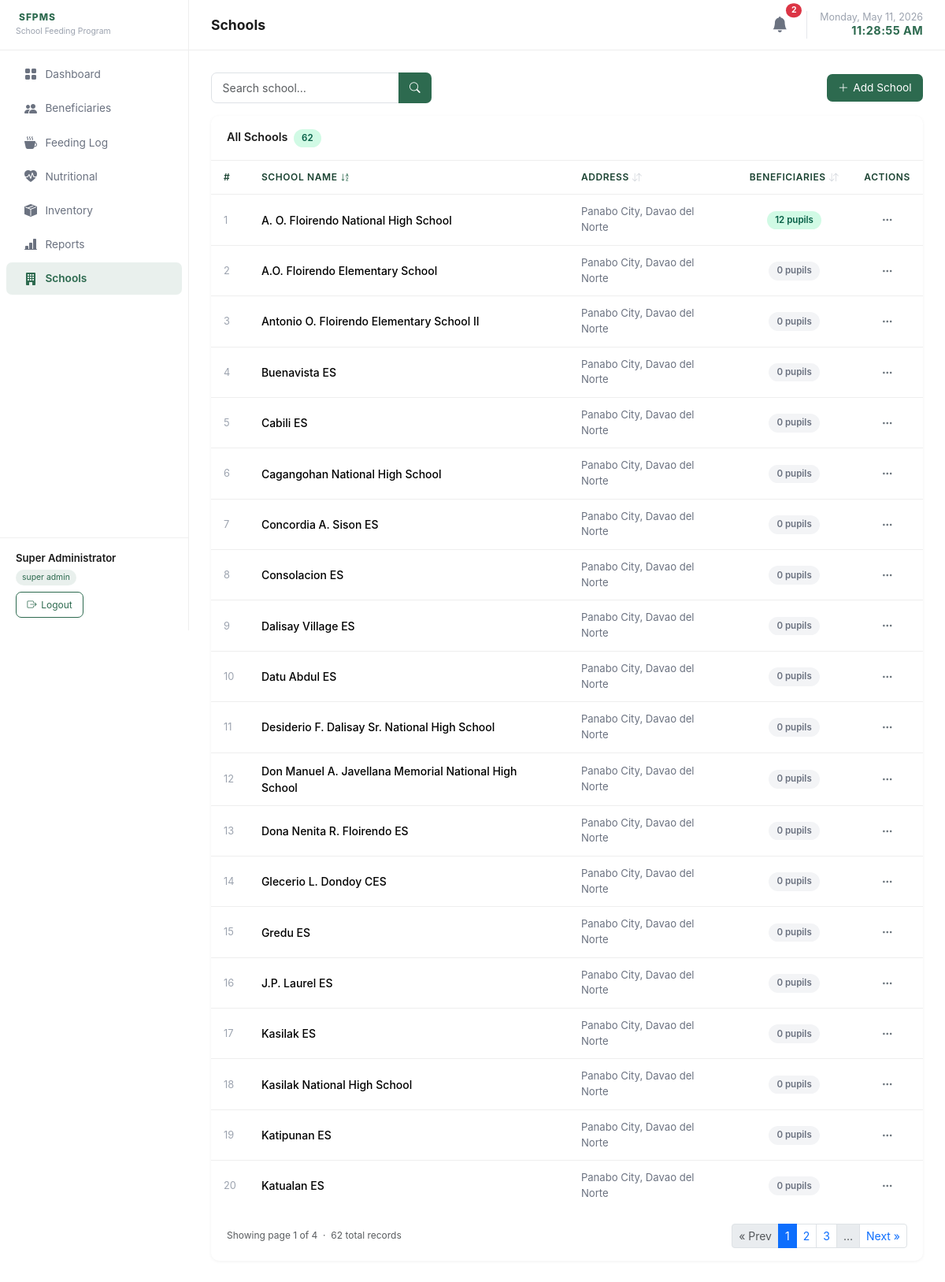
/pages/schools.php (signed in), run on the app's committed database.
### tables this page shows
CREATE TABLE schools (
    id          INT UNSIGNED AUTO_INCREMENT PRIMARY KEY,
    name        VARCHAR(200) NOT NULL,
    address     VARCHAR(300),
    created_at  TIMESTAMP DEFAULT CURRENT_TIMESTAMP
);

### config/db.php (called while the page is built, shortened)
<?php
function getPDO(): PDO {
    static $pdo = null;
    if ($pdo === null) {
        $dsn = sprintf(
            'mysql:host=%s;dbname=%s;charset=%s',
            DB_HOST, DB_NAME, DB_CHARSET
        );
        $options = [
            PDO::ATTR_ERRMODE            => PDO::ERRMODE_EXCEPTION,
            PDO::ATTR_DEFAULT_FETCH_MODE => PDO::FETCH_ASSOC,
            PDO::ATTR_EMULATE_PREPARES   => false,
        ];
        try {
            $pdo = new PDO($dsn, DB_USER, DB_PASS, $options);
        } catch (PDOException $e) {
            http_response_code(500);
            die(json_encode(['error' => 'Database connection failed: ' . $e->getMessage()]));
        }
    }
    return $pdo;
}

### classes/School.php (called while the page is built, shortened)
<?php
require_once __DIR__ . '/../config/db.php';
class School {
    public static function getAll(int $page = 1, int $perPage = 20, string $sortBy = 'name', string $sortDir = 'asc'): array {
        $allowed  = ['name', 'address', 'beneficiary_count'];
        $sortBy   = in_array($sortBy, $allowed, true) ? $sortBy : 'name';
        $sortDir  = strtolower($sortDir) === 'desc' ? 'DESC' : 'ASC';
        $offset   = ($page - 1) * $perPage;
        $stmt     = getPDO()->prepare(
            "SELECT s.*, COUNT(b.id) AS beneficiary_count
             FROM schools s
             LEFT JOIN beneficiaries b ON b.school_id = s.id
             GROUP BY s.id
             ORDER BY {$sortBy} {$sortDir}
             LIMIT ? OFFSET ?"
        );
        $stmt->execute([$perPage, $offset]);
        return $stmt->fetchAll();
    }
    public static function countAll(): int {
        return (int) getPDO()->query('SELECT COUNT(*) FROM schools')->fetchColumn();
    }
}

### pages/schools.php (the view, shortened to what this page needs)
<?php
require_once __DIR__ . '/../classes/School.php';
require_once __DIR__ . '/../includes/pagination.php';
require_once __DIR__ . '/../includes/helpers.php';
$search     = trim($_GET['search'] ?? '');
$sortBy     = in_array($_GET['sort'] ?? '', ['name','address','beneficiary_count']) ? $_GET['sort'] : 'name';
$sortDir    = ($_GET['dir'] ?? 'asc') === 'desc' ? 'desc' : 'asc';
$totalCount = School::countAll();
$pag        = paginate($totalCount, 20);
$schools    = School::getAll($pag['page'], $pag['perPage'], $sortBy, $sortDir);
require_once __DIR__ . '/../includes/header.php';
?>
<div class="d-flex align-items-center justify-content-between mb-3 flex-wrap gap-2">
  <form method="get" class="d-flex align-items-center gap-2 flex-nowrap">
    <div class="input-group" style="width: 280px; max-width: 100%;">
      <input type="text" name="search" class="form-control" placeholder="Search school…"
             value="<?= htmlspecialchars($search) ?>">
      <button class="btn-primary-custom" type="submit" style="border-top-left-radius: 0; border-bottom-left-radius: 0; margin-left: -1px; position: relative; z-index: 2;">
        <i class="bi bi-search"></i>
      </button>
    </div>
  </form>
  <button class="btn-primary-custom" data-bs-toggle="modal" data-bs-target="#addModal">
    <i class="bi bi-plus-lg"></i> Add School
  </button>
</div>
<div class="table-wrapper">
  <div class="table-header">
    <span style="font-weight:600;font-size:.9rem;">
      All Schools &nbsp;<span class="status-badge badge-active"><?= $totalCount ?></span>
    </span>
  </div>
  <table class="table">
    <thead>
      <tr>
        <th>#</th>
              <th>
          <a href="<?= sortUrl('name', $sortBy, $sortDir) ?>" class="text-decoration-none text-inherit d-inline-flex align-items-center">
            School Name <?= sortIcon('name', $sortBy, $sortDir) ?>
          </a>
        </th>
        <th>
          <a href="<?= sortUrl('address', $sortBy, $sortDir) ?>" class="text-decoration-none text-inherit d-inline-flex align-items-center">
            Address <?= sortIcon('address', $sortBy, $sortDir) ?>
          </a>
        </th>
        <th class="text-center">
          <a href="<?= sortUrl('beneficiary_count', $sortBy, $sortDir) ?>" class="text-decoration-none text-inherit d-inline-flex align-items-center justify-content-center w-100">
            Beneficiaries <?= sortIcon('beneficiary_count', $sortBy, $sortDir) ?>
          </a>
        </th>
        <th class="text-center">Actions</th>
      </tr>
    </thead>
    <tbody>
      <?php if (empty($schools)): ?>
      <tr><td colspan="5" class="text-center text-muted py-4">No schools found.</td></tr>
      <?php else: ?>
      <?php $i = ($pag['page'] - 1) * $pag['perPage'] + 1; foreach ($schools as $s): ?>
      <tr>
        <td style="color:#9ca3af;font-size:.8rem;"><?= $i++ ?></td>
        <td style="font-weight:500;"><?= htmlspecialchars($s['name']) ?></td>
        <td style="font-size:.82rem;color:#6b7280;"><?= htmlspecialchars($s['address'] ?: '—') ?></td>
        <td class="text-center">
          <?php $cnt = (int)$s['beneficiary_count']; ?>
          <span class="status-badge <?= $cnt > 0 ? 'badge-success' : 'badge-inactive' ?>">
            <?= $cnt ?> pupil<?= $cnt !== 1 ? 's' : '' ?>
          </span>
        </td>
        <td class="text-center">
          <div class="dropdown">
            <button class="btn-dots" data-bs-toggle="dropdown"><i class="bi bi-three-dots"></i></button>
          </div>
        </td>
      </tr>
      <?php endforeach; endif; ?>
    </tbody>
  </table>
  <div class="px-3 pb-3">
    <?= renderPagination($pag) ?>
  </div>
</div>
<?php require_once __DIR__ . '/../includes/footer.php'; ?>

### assets/css/app.css (style rules this page uses)
:root { --primary: #2D6A4F; --accent: #52B788; --neutral: #F8F9FA; --text: #1B1B1B; --danger: #DC3545; --sidebar-w: 240px; }
*, *::before, *::after { box-sizing: border-box; }
body { margin: 0; font-family: -apple-system, BlinkMacSystemFont, 'Segoe UI', Roboto, Oxygen, Ubuntu, Cantarell, sans-serif; background: #fff; color: var(--text); min-height: 100vh; }
.table-wrapper { background: #fff; border-radius: 10px; overflow: hidden; box-shadow: 0 1px 4px rgba(0,0,0,.06); }
.table-wrapper .table-header { padding: 1rem 1.25rem; display: flex; align-items: center; justify-content: space-between; gap: .75rem; flex-wrap: wrap; border-bottom: 1px solid #eee; }
.table { margin: 0; }
.table th { font-size: .75rem; font-weight: 600; text-transform: uppercase; letter-spacing: .05em; color: #1b4332 !important; border-bottom: 1px solid #eee; padding: .75rem 1rem; background: #fff; }
.table th a { color: #1b4332 !important; }
.table td { padding: .75rem 1rem; vertical-align: middle; border-bottom: 1px solid #eee; font-size: .875rem; }
.table tbody tr:last-child td { border-bottom: none; }
.badge-active { background: #d1fae5; color: #065f46; }
.badge-inactive { background: #f3f4f6; color: #6b7280; }
.badge-success { background: #d1fae5; color: #065f46; }
.status-badge { display: inline-block; padding: .2rem .65rem; border-radius: 20px; font-size: .72rem; font-weight: 600; }
.btn-primary-custom { background: var(--primary); color: #fff; border: none; border-radius: 7px; padding: .45rem .9rem; font-size: .855rem; cursor: pointer; transition: background .15s; text-decoration: none; display: inline-flex; align-items: center; gap: .35rem; }
.btn-dots { background: none; border: none; padding: .25rem .5rem; color: #6c757d; cursor: pointer; border-radius: 5px; transition: background .12s; }
.form-control, .form-select { border-radius: 7px; border-color: #dee2e6; font-size: .875rem; padding: .5rem .85rem; }

### data on the page
schools: name "A. O. Floirendo National High School", address "Panabo City, Davao del Norte", cnt "12"
schools: name "A.O. Floirendo Elementary School", address "Panabo City, Davao del Norte", cnt "0"
schools: name "Antonio O. Floirendo Elementary School II", address "Panabo City, Davao del Norte", cnt "0"
schools: name "Buenavista ES", address "Panabo City, Davao del Norte", cnt "0"
schools: name "Cabili ES", address "Panabo City, Davao del Norte", cnt "0"
schools: name "Cagangohan National High School", address "Panabo City, Davao del Norte", cnt "0"
schools: name "Concordia A. Sison ES", address "Panabo City, Davao del Norte", cnt "0"
schools: name "Consolacion ES", address "Panabo City, Davao del Norte", cnt "0"
schools: name "Dalisay Village ES", address "Panabo City, Davao del Norte", cnt "0"
schools: name "Datu Abdul ES", address "Panabo City, Davao del Norte", cnt "0"
schools: name "Desiderio F. Dalisay Sr. National High School", address "Panabo City, Davao del Norte", cnt "0"
schools: name "Don Manuel A. Javellana Memorial National High School", address "Panabo City, Davao del Norte", cnt "0"
schools: name "Dona Nenita R. Floirendo ES", address "Panabo City, Davao del Norte", cnt "0"
schools: name "Glecerio L. Dondoy CES", address "Panabo City, Davao del Norte", cnt "0"
schools: name "Gredu ES", address "Panabo City, Davao del Norte", cnt "0"
schools: name "J.P. Laurel ES", address "Panabo City, Davao del Norte", cnt "0"
schools: name "Kasilak ES", address "Panabo City, Davao del Norte", cnt "0"
schools: name "Kasilak National High School", address "Panabo City, Davao del Norte", cnt "0"
schools: name "Katipunan ES", address "Panabo City, Davao del Norte", cnt "0"
schools: name "Katualan ES", address "Panabo City, Davao del Norte", cnt "0"

### other printed values
$item['label'] "Dashboard"
$item['label'] "Beneficiaries"
$item['label'] "Feeding Log"
$item['label'] "Nutritional"
$item['label'] "Inventory"
$item['label'] "Reports"
$item['label'] "Schools"
$user['name'] "Super Administrator"
str_replace('_', ' ', $user['role']) "super admin"
$pageTitle "Schools"
$totalNotifs "2"
$totalCount "62"
$p['page'] "1"
$last "4"
$p['total'] "62"
